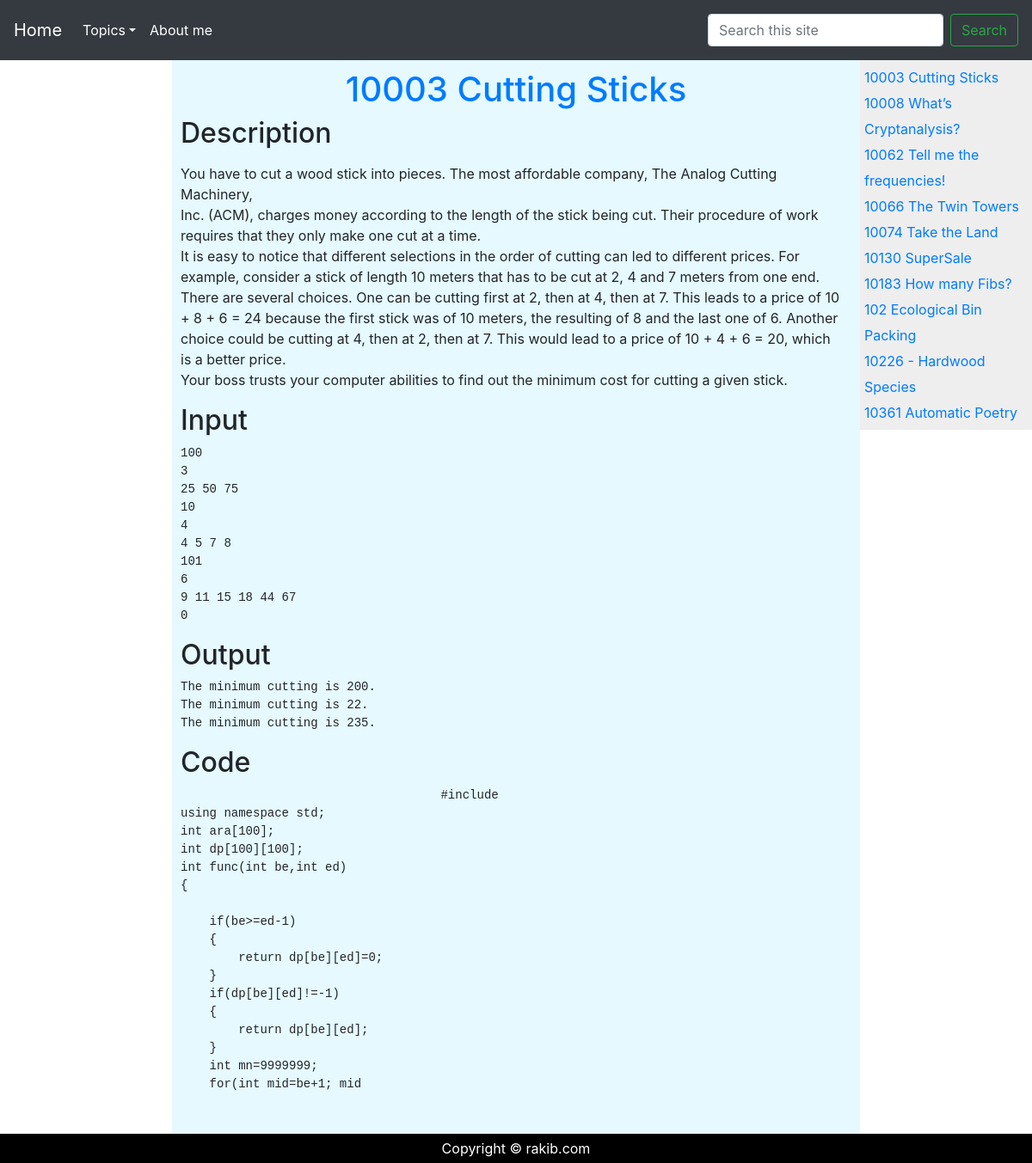
Page /acm/10003-cutting-sticks on the earlier database version.
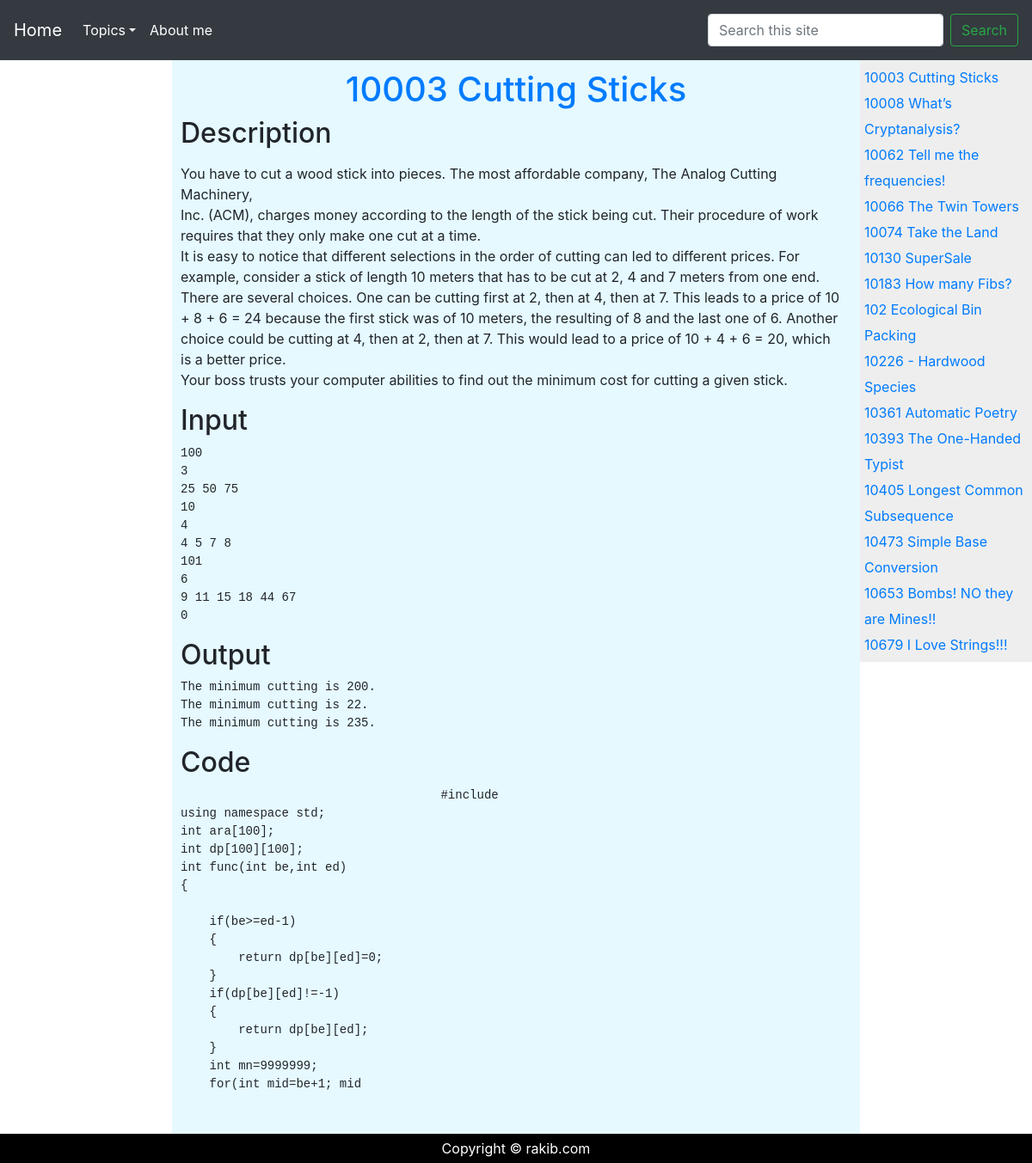
Same page on the later database version.
### blog/models.py (models this page shows)
class UvaSolve(models.Model):
    title = models.CharField(max_length=100)
    slug = models.SlugField(max_length=100, unique=True, blank=True)
    url_txt = models.URLField(max_length=100)
    description = models.TextField()
    critical_input = models.TextField()
    critical_output = models.TextField()
    code_txt = models.TextField()
    def get_absolute_url(self):
        return reverse(viewname="acm_codes", kwargs={'slug': self.slug})
    def __str__(self):
        return self.title

### blog/views.py (the view)
# urls.py: path('acm/<slug:slug>', views.AcmCodesView.as_view(), name='acm_codes'),
class AcmCodesView(DetailView):
    template_name = "codes.html"
    model = UvaSolve
    def get_queryset(self):
        return UvaSolve.objects.all()
    def gets_slug_field(self):
        return UvaSolve.objects.filter(slug=self.kwargs['slug'])
    def get_context_data(self, **kwargs):
        context = super(AcmCodesView, self).get_context_data(**kwargs)
        context = {"detail": self.gets_slug_field(), "data": self.get_queryset()}
        print(context["detail"])
        return context

### blog/templates/codes.html (shortened to what this page needs)
{% extends 'home_base.html' %}
{% block container %}
	<div class="c-nav">
		{% for d in data %}
			<a href="{{ d.get_absolute_url }}">{{ d.title }}</a><br>
		{% endfor %}
	</div>
	{% for d in detail %}
		<div class="c-section">
			<h1 style="text-align: center;"><a href="{{ d.url_txt }}">{{ d.title }}</a></h1>
			<h2 style="text-align: left">Description</h2>
			<p>{{ d.description | linebreaks}}<p>
				<h2 style="text-align: left">Input</h2>
			<pre>{{ d.critical_input | safe }}</pre>
			<h2 style="text-align: left">Output</h2>
		<pre>{{ d.critical_output | safe }}</pre>
		<h2 style="text-align: left">Code</h2>
		{% load pygmentify %}
		{% pygment %}
		            <pre lang='c'>
			            {{ d.code_txt | safe }}
		</pre>
	{% endpygment %}
</div>
{% endfor %}
<div class="c-footer">
Copyright © rakib.com
</div>
{% endblock %}

Differences in the rows shown:
added UvaSolve: title "10393 The One-Handed Typist"
added UvaSolve: title "10405 Longest Common Subsequence"
added UvaSolve: title "10473 Simple Base Conversion"
added UvaSolve: title "10653 Bombs! NO they are Mines!!"
added UvaSolve: title "10679 I Love Strings!!!"
